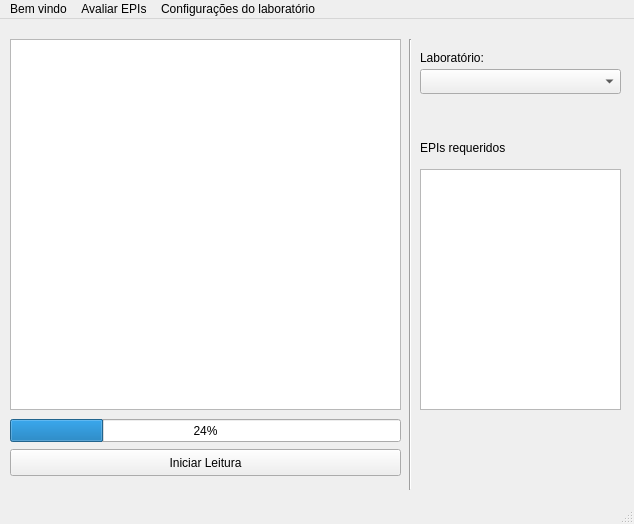
<?xml version="1.0" encoding="UTF-8"?>
<ui version="4.0">
 <class>GUI</class>
 <widget class="QMainWindow" name="GUI">
  <property name="geometry">
   <rect>
    <x>0</x>
    <y>0</y>
    <width>634</width>
    <height>524</height>
   </rect>
  </property>
  <property name="sizePolicy">
   <sizepolicy hsizetype="Fixed" vsizetype="Fixed">
    <horstretch>0</horstretch>
    <verstretch>0</verstretch>
   </sizepolicy>
  </property>
  <property name="windowTitle">
   <string>EPI Check</string>
  </property>
  <property name="locale">
   <locale language="Portuguese" country="Brazil"/>
  </property>
  <property name="tabShape">
   <enum>QTabWidget::Rounded</enum>
  </property>
  <widget class="QWidget" name="centralwidget">
   <widget class="QPushButton" name="pushButton">
    <property name="geometry">
     <rect>
      <x>10</x>
      <y>430</y>
      <width>391</width>
      <height>27</height>
     </rect>
    </property>
    <property name="text">
     <string>Iniciar Leitura</string>
    </property>
   </widget>
   <widget class="QGraphicsView" name="graphicsView">
    <property name="geometry">
     <rect>
      <x>10</x>
      <y>20</y>
      <width>391</width>
      <height>371</height>
     </rect>
    </property>
   </widget>
   <widget class="Line" name="line">
    <property name="geometry">
     <rect>
      <x>400</x>
      <y>20</y>
      <width>20</width>
      <height>451</height>
     </rect>
    </property>
    <property name="orientation">
     <enum>Qt::Vertical</enum>
    </property>
   </widget>
   <widget class="QProgressBar" name="progressBar">
    <property name="geometry">
     <rect>
      <x>10</x>
      <y>400</y>
      <width>391</width>
      <height>23</height>
     </rect>
    </property>
    <property name="value">
     <number>24</number>
    </property>
   </widget>
   <widget class="QLabel" name="label">
    <property name="geometry">
     <rect>
      <x>420</x>
      <y>120</y>
      <width>181</width>
      <height>17</height>
     </rect>
    </property>
    <property name="text">
     <string>EPIs requeridos</string>
    </property>
   </widget>
   <widget class="QListWidget" name="listWidget">
    <property name="geometry">
     <rect>
      <x>420</x>
      <y>150</y>
      <width>201</width>
      <height>241</height>
     </rect>
    </property>
   </widget>
   <widget class="QLabel" name="label_2">
    <property name="geometry">
     <rect>
      <x>420</x>
      <y>30</y>
      <width>91</width>
      <height>17</height>
     </rect>
    </property>
    <property name="text">
     <string>Laboratório:</string>
    </property>
   </widget>
   <widget class="QComboBox" name="comboBox">
    <property name="geometry">
     <rect>
      <x>420</x>
      <y>50</y>
      <width>201</width>
      <height>25</height>
     </rect>
    </property>
   </widget>
  </widget>
  <widget class="QMenuBar" name="menubar">
   <property name="geometry">
    <rect>
     <x>0</x>
     <y>0</y>
     <width>634</width>
     <height>22</height>
    </rect>
   </property>
   <widget class="QMenu" name="menuAvan_ado">
    <property name="title">
     <string>Configurações do laboratório</string>
    </property>
    <widget class="QMenu" name="menuEditar_Laborat_rio">
     <property name="title">
      <string>Editar Laboratório</string>
     </property>
     <addaction name="actionAlterar_nome"/>
     <addaction name="actionAlterar_descri_ao"/>
     <addaction name="separator"/>
     <addaction name="actionOrdenar_EPIs_2"/>
     <addaction name="actionIncluir_EPIs"/>
     <addaction name="actionRemover_EPIs_2"/>
     <addaction name="separator"/>
     <addaction name="actionIncluir_risco"/>
     <addaction name="actionRemover_risco"/>
    </widget>
    <widget class="QMenu" name="menuCadastro_de_EPIs">
     <property name="title">
      <string>Cadastro de EPIs</string>
     </property>
     <addaction name="actionAdicionar_EPI"/>
     <addaction name="actionRemover_EPI"/>
     <addaction name="actionAdicionar_novo_tipo_de_prote_ao"/>
    </widget>
    <addaction name="separator"/>
    <addaction name="menuCadastro_de_EPIs"/>
    <addaction name="actionVer_relat_rios"/>
    <addaction name="separator"/>
    <addaction name="actionAdicionar_laborat_rio"/>
    <addaction name="menuEditar_Laborat_rio"/>
   </widget>
   <widget class="QMenu" name="menuBem_vindo">
    <property name="title">
     <string>Bem vindo</string>
    </property>
    <addaction name="actionSobre_o_laborat_rio"/>
   </widget>
   <widget class="QMenu" name="menuAvaliar_EPIs">
    <property name="title">
     <string>Avaliar EPIs</string>
    </property>
    <addaction name="actionIniciar_leitura"/>
    <addaction name="actionVer_ltima_leitura"/>
   </widget>
   <addaction name="menuBem_vindo"/>
   <addaction name="menuAvaliar_EPIs"/>
   <addaction name="menuAvan_ado"/>
  </widget>
  <widget class="QStatusBar" name="statusbar"/>
  <action name="actionRemover_EPIs">
   <property name="text">
    <string>Remover EPIs</string>
   </property>
  </action>
  <action name="actionOrdenar_EPIs">
   <property name="text">
    <string>Ordenar EPIs</string>
   </property>
  </action>
  <action name="actionVer_relat_rios">
   <property name="text">
    <string>Ver relatórios</string>
   </property>
  </action>
  <action name="actionSobre_o_laborat_rio">
   <property name="text">
    <string>Sobre o laboratório</string>
   </property>
  </action>
  <action name="actionIniciar_leitura">
   <property name="text">
    <string>Iniciar leitura</string>
   </property>
  </action>
  <action name="actionVer_ltima_leitura">
   <property name="text">
    <string>Ver última leitura</string>
   </property>
  </action>
  <action name="actionAdicionar_laborat_rio">
   <property name="text">
    <string>Adicionar laboratório</string>
   </property>
  </action>
  <action name="actionAlterar_laborat_rio">
   <property name="text">
    <string>Alterar laboratório</string>
   </property>
  </action>
  <action name="actionAlterar_EPIs">
   <property name="text">
    <string>Alterar EPIs</string>
   </property>
  </action>
  <action name="actionAlterar_Riscos">
   <property name="text">
    <string>Alterar Riscos</string>
   </property>
  </action>
  <action name="actionAlterar_descri_ao">
   <property name="text">
    <string>Alterar descriçao</string>
   </property>
  </action>
  <action name="actionAlterar_nome">
   <property name="text">
    <string>Alterar nome</string>
   </property>
  </action>
  <action name="actionAdicionar_EPI">
   <property name="text">
    <string>Adicionar EPI</string>
   </property>
  </action>
  <action name="actionRemover_EPI">
   <property name="text">
    <string>Remover EPI</string>
   </property>
  </action>
  <action name="actionAdicionar_novo_tipo_de_prote_ao">
   <property name="text">
    <string>Adicionar novo tipo de proteçao</string>
   </property>
  </action>
  <action name="actionOrdenar_EPIs_2">
   <property name="text">
    <string>Ordenar EPIs</string>
   </property>
  </action>
  <action name="actionIncluir_EPIs">
   <property name="text">
    <string>Incluir EPIs</string>
   </property>
  </action>
  <action name="actionRemover_EPIs_2">
   <property name="text">
    <string>Remover EPIs</string>
   </property>
  </action>
  <action name="actionIncluir_risco">
   <property name="text">
    <string>Incluir risco</string>
   </property>
  </action>
  <action name="actionRemover_risco">
   <property name="text">
    <string>Remover risco</string>
   </property>
  </action>
 </widget>
 <resources/>
 <connections/>
</ui>
